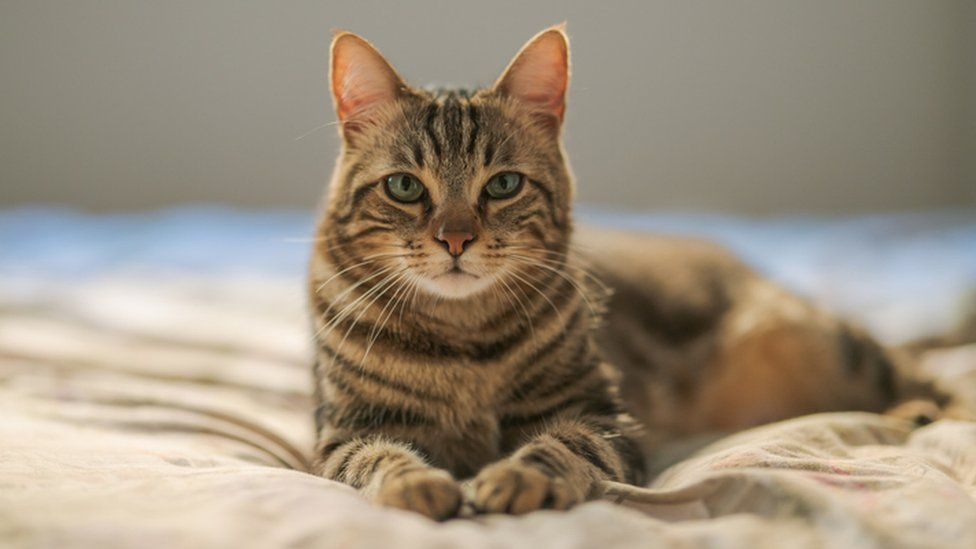
#> input picture cat.jpg, 976 x 549 px, found by its file name
$ jupyter execute Image_to_pencil_sketch.ipynb
#> lines starting #> are read from the running program, lines starting #| are printed output that depends on the picture
**Lets Grow More Virtual Internship Program December-2021 Data Science**

**Beginner level Task**

**Name: Shaiz Akber**

**Image to Pencil Sketch with Python:**

[cell 1]
# these are some usefull libraries to perform this task!
import numpy as np
import matplotlib.pyplot as plt
import cv2

[cell 2]
from skimage import io
img = io.imread('sample_data/cat.jpg')
#> img is the input picture: shape (549, 976, 3); mean R, G, B 155.4, 142.7, 124.7
Realimage=cv2.cvtColor(img,cv2.COLOR_BGR2RGB)
plt.imshow(Realimage)
plt.axis(False)
plt.show()

[cell 3]
from google.colab.patches import cv2_imshow
gray_img=cv2.cvtColor(Realimage,cv2.COLOR_BGR2GRAY)
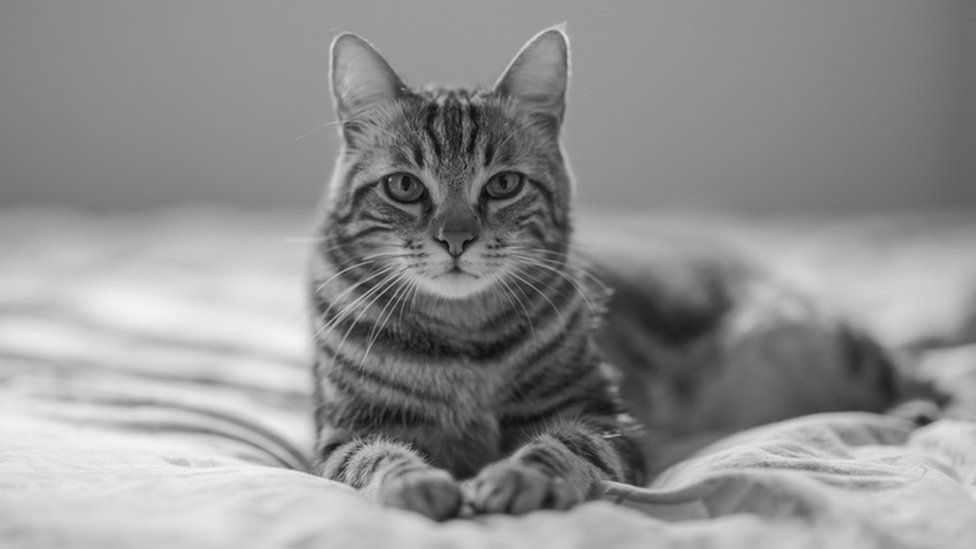
#> gray_img: shape (549, 976); min 3, max 244, mean 144.4
cv2_imshow(gray_img)
cv2.waitKey(0)
cv2.destroyAllWindows()
#converted into grayscaled

[cell 4]
invert_image=cv2.bitwise_not(gray_img)
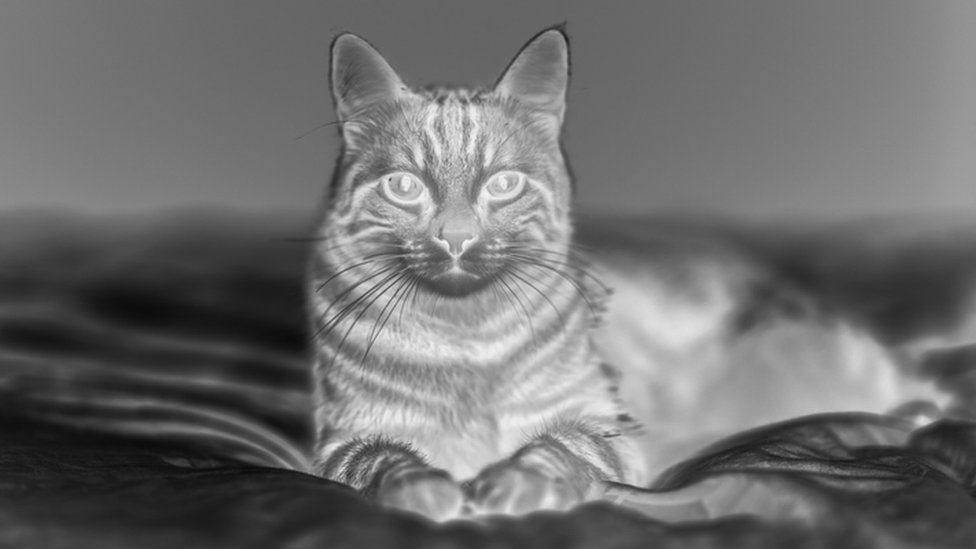
#> invert_image: shape (549, 976); min 11, max 252, mean 110.6
cv2_imshow(invert_image)
cv2.waitKey(0)
cv2.destroyAllWindows()
#inverted image

[cell 5]
blur_img=cv2.GaussianBlur(invert_image,(7,7),0)
cv2_imshow(blur_img)
cv2.waitKey(0)
cv2.destroyAllWindows()
#blurred the image

[cell 6]
invert_blur_img=cv2.bitwise_not(blur_img)
cv2_imshow(invert_blur_img)
cv2.waitKey(0)
cv2.destroyAllWindows()

[cell 7]
final_sketch=cv2.divide(gray_img,invert_blur_img,scale=256.0)
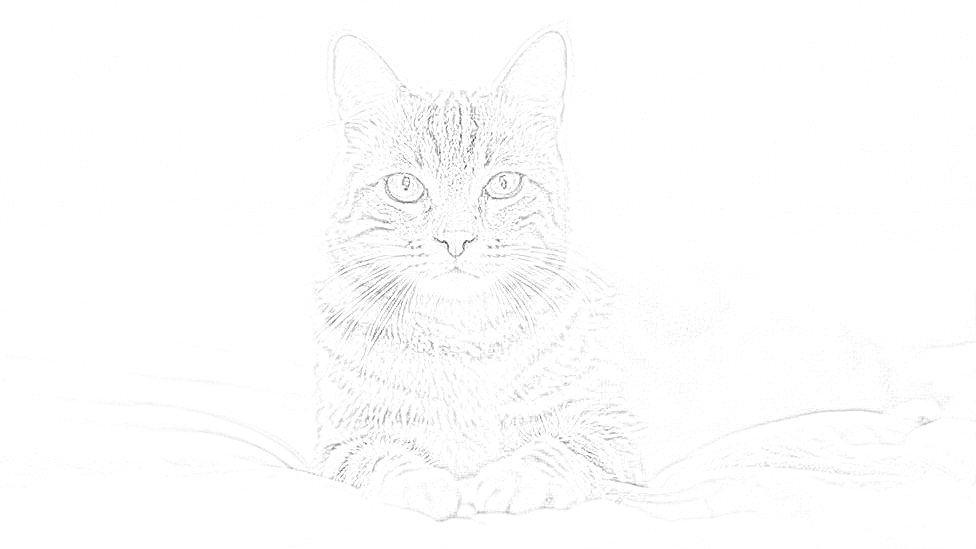
#> final_sketch: shape (549, 976); min 25, max 255, mean 253
cv2.imwrite("convert_img.png",final_sketch)
cv2_imshow(final_sketch)
cv2.waitKey(0)
cv2.destroyAllWindows()
#converted into our pencil sketch

[cell 8]
plt.figure(figsize=(20,20))
plt.subplot(1,2,1)
plt.title('Original', size=18)
plt.imshow(Realimage)
plt.axis('off')
plt.subplot(1,2,2)
plt.title('Sketched', size=18)
rgb_sketch=cv2.cvtColor(final_sketch, cv2.COLOR_BGR2RGB)
plt.imshow(rgb_sketch)
plt.axis('off')
plt.show()
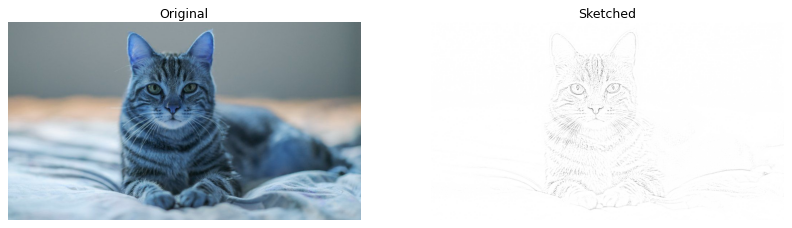
#> figure drawn by matplotlib, 2 panels; B, G, R data is drawn as R, G, B
